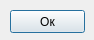
<?xml version="1.0" encoding="UTF-8"?>
<ui version="4.0">
 <class>Dialog</class>
 <widget class="QDialog" name="Dialog">
  <property name="geometry">
   <rect>
    <x>0</x>
    <y>0</y>
    <width>94</width>
    <height>40</height>
   </rect>
  </property>
  <property name="windowTitle">
   <string>Dialog</string>
  </property>
  <widget class="QPushButton" name="pushButton">
   <property name="geometry">
    <rect>
     <x>10</x>
     <y>10</y>
     <width>75</width>
     <height>23</height>
    </rect>
   </property>
   <property name="text">
    <string>Ок</string>
   </property>
  </widget>
 </widget>
 <resources/>
 <connections/>
</ui>
